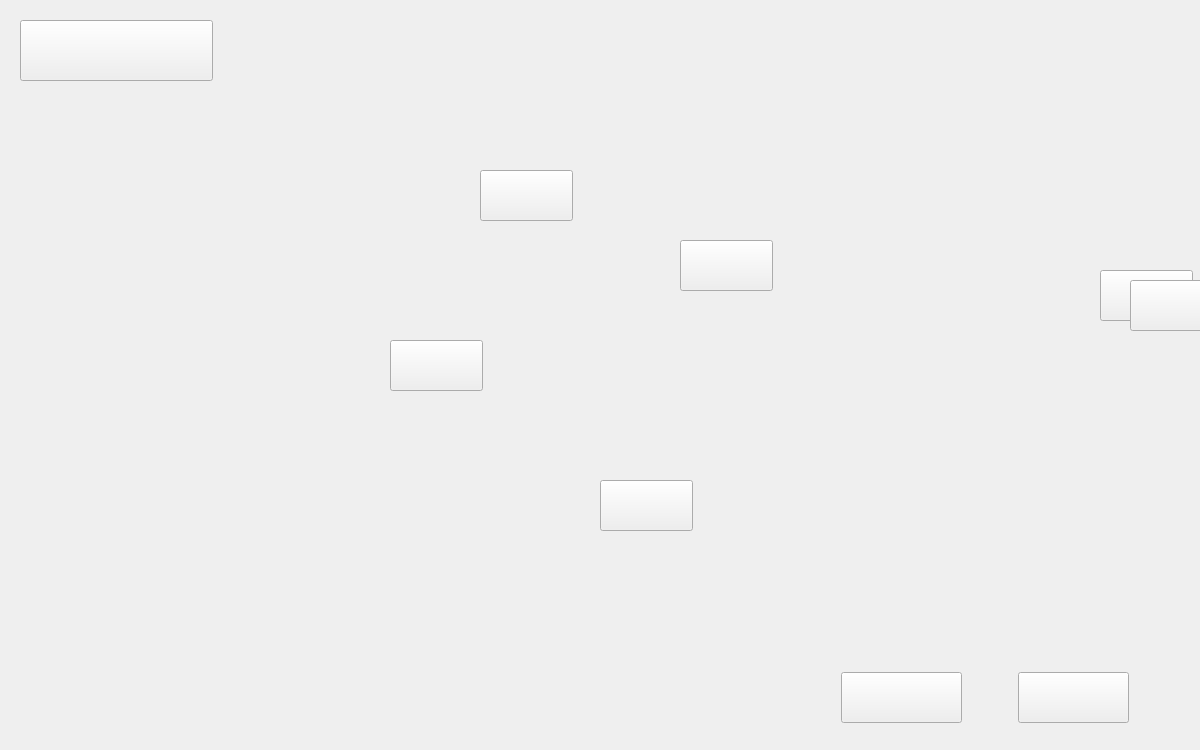
<?xml version="1.0" encoding="UTF-8"?>
<ui version="4.0">
 <class>Map1</class>
 <widget class="QWidget" name="Map1">
  <property name="geometry">
   <rect>
    <x>0</x>
    <y>0</y>
    <width>1200</width>
    <height>750</height>
   </rect>
  </property>
  <property name="minimumSize">
   <size>
    <width>1200</width>
    <height>750</height>
   </size>
  </property>
  <property name="windowTitle">
   <string>Form</string>
  </property>
  <property name="styleSheet">
   <string notr="true">
border-image: url(:/images/images/maps/map1.jpg);
border-image: url(:/images/images/place point/empt.png);
</string>
  </property>
  <widget class="QWidget" name="layoutWidget">
   <property name="geometry">
    <rect>
     <x>841</x>
     <y>671</y>
     <width>288</width>
     <height>53</height>
    </rect>
   </property>
   <layout class="QHBoxLayout" name="horizontalLayout">
    <item>
     <widget class="QPushButton" name="start">
      <property name="minimumSize">
       <size>
        <width>121</width>
        <height>51</height>
       </size>
      </property>
      <property name="styleSheet">
       <string notr="true">border-image: url(:/images/images/maps/开始.png);</string>
      </property>
      <property name="text">
       <string/>
      </property>
     </widget>
    </item>
    <item>
     <spacer name="horizontalSpacer">
      <property name="orientation">
       <enum>Qt::Horizontal</enum>
      </property>
      <property name="sizeHint" stdset="0">
       <size>
        <width>40</width>
        <height>20</height>
       </size>
      </property>
     </spacer>
    </item>
    <item>
     <widget class="QPushButton" name="backsub">
      <property name="minimumSize">
       <size>
        <width>111</width>
        <height>51</height>
       </size>
      </property>
      <property name="styleSheet">
       <string notr="true">border-image: url(:/images/images/maps/返回.png);</string>
      </property>
      <property name="text">
       <string/>
      </property>
     </widget>
    </item>
   </layout>
  </widget>
  <widget class="QPushButton" name="b_1">
   <property name="geometry">
    <rect>
     <x>480</x>
     <y>170</y>
     <width>93</width>
     <height>51</height>
    </rect>
   </property>
   <property name="styleSheet">
    <string notr="true">border-image: url(:/images/images/place point/place.png);</string>
   </property>
   <property name="text">
    <string/>
   </property>
  </widget>
  <widget class="QWidget" name="layoutWidget">
   <property name="geometry">
    <rect>
     <x>20</x>
     <y>20</y>
     <width>193</width>
     <height>199</height>
    </rect>
   </property>
   <layout class="QVBoxLayout" name="verticalLayout">
    <item>
     <widget class="QPushButton" name="pushButton">
      <property name="minimumSize">
       <size>
        <width>191</width>
        <height>61</height>
       </size>
      </property>
      <property name="styleSheet">
       <string notr="true">border-image: url(:/images/images/maps/生命.png);</string>
      </property>
      <property name="text">
       <string/>
      </property>
     </widget>
    </item>
    <item>
     <widget class="QLabel" name="money">
      <property name="minimumSize">
       <size>
        <width>191</width>
        <height>61</height>
       </size>
      </property>
      <property name="styleSheet">
       <string notr="true">border-image: url(:/images/images/maps/金币.png);</string>
      </property>
      <property name="text">
       <string/>
      </property>
     </widget>
    </item>
    <item>
     <widget class="QLabel" name="times">
      <property name="minimumSize">
       <size>
        <width>191</width>
        <height>61</height>
       </size>
      </property>
      <property name="styleSheet">
       <string notr="true">border-image: url(:/images/images/maps/波次.png);</string>
      </property>
      <property name="text">
       <string/>
      </property>
     </widget>
    </item>
   </layout>
  </widget>
  <widget class="QPushButton" name="b_2">
   <property name="geometry">
    <rect>
     <x>1100</x>
     <y>270</y>
     <width>93</width>
     <height>51</height>
    </rect>
   </property>
   <property name="styleSheet">
    <string notr="true">border-image: url(:/images/images/place point/place.png);</string>
   </property>
   <property name="text">
    <string/>
   </property>
  </widget>
  <widget class="QPushButton" name="b_3">
   <property name="geometry">
    <rect>
     <x>680</x>
     <y>240</y>
     <width>93</width>
     <height>51</height>
    </rect>
   </property>
   <property name="styleSheet">
    <string notr="true">border-image: url(:/images/images/place point/place.png);</string>
   </property>
   <property name="text">
    <string/>
   </property>
  </widget>
  <widget class="QPushButton" name="b_4">
   <property name="geometry">
    <rect>
     <x>390</x>
     <y>340</y>
     <width>93</width>
     <height>51</height>
    </rect>
   </property>
   <property name="styleSheet">
    <string notr="true">border-image: url(:/images/images/place point/place.png);</string>
   </property>
   <property name="text">
    <string/>
   </property>
  </widget>
  <widget class="QPushButton" name="b_5">
   <property name="geometry">
    <rect>
     <x>600</x>
     <y>480</y>
     <width>93</width>
     <height>51</height>
    </rect>
   </property>
   <property name="styleSheet">
    <string notr="true">border-image: url(:/images/images/place point/place.png);</string>
   </property>
   <property name="text">
    <string/>
   </property>
  </widget>
  <widget class="QPushButton" name="b_6">
   <property name="geometry">
    <rect>
     <x>1130</x>
     <y>280</y>
     <width>93</width>
     <height>51</height>
    </rect>
   </property>
   <property name="styleSheet">
    <string notr="true">border-image: url(:/images/images/place point/place.png);</string>
   </property>
   <property name="text">
    <string/>
   </property>
  </widget>
  <widget class="QWidget" name="widget" native="true">
   <property name="geometry">
    <rect>
     <x>480</x>
     <y>680</y>
     <width>120</width>
     <height>80</height>
    </rect>
   </property>
   <property name="styleSheet">
    <string notr="true">border-image: url(:/images/images/maps/终点.png);</string>
   </property>
  </widget>
 </widget>
 <resources/>
 <connections/>
</ui>
